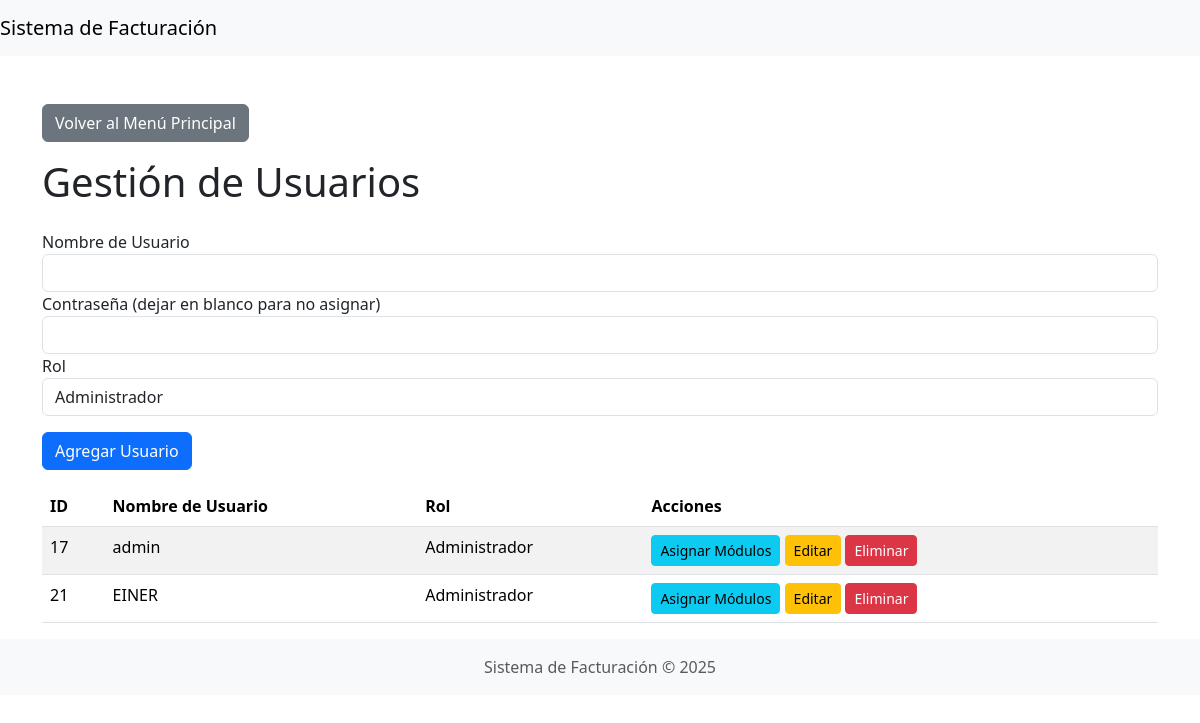
/roles/usuarios.php, run on an earlier commit of the app's database.
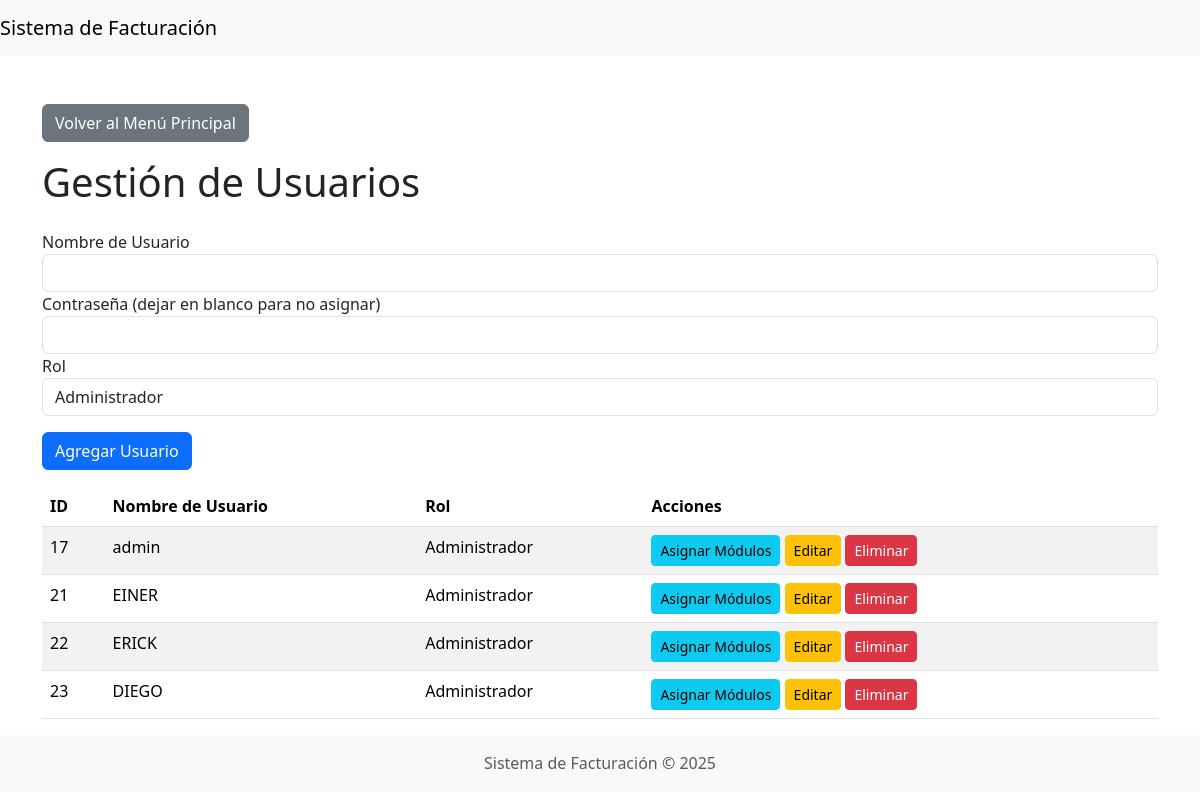
And on a later commit of the database.
### tables this page shows
CREATE TABLE `usuarios` (
  `id` int(11) NOT NULL AUTO_INCREMENT,
  `username` varchar(50) NOT NULL,
  `password` varchar(255) NOT NULL,
  `rol_id` int(11) NOT NULL,
  PRIMARY KEY (`id`),
  UNIQUE KEY `username` (`username`),
  KEY `rol_id` (`rol_id`),
  CONSTRAINT `usuarios_ibfk_1` FOREIGN KEY (`rol_id`) REFERENCES `roles` (`id`) ON DELETE CASCADE
);

CREATE TABLE `roles` (
  `id` int(11) NOT NULL AUTO_INCREMENT,
  `nombre` varchar(255) NOT NULL,
  PRIMARY KEY (`id`)
);

### db.php (called while the page is built, shortened)
<?php
if (!class_exists('Database')) {
    class Database
    {
        private $conn;
        public function __construct()
        {
            $this->conn = new mysqli(DB_HOST, DB_USER, DB_PASS, DB_NAME);
        }
        public function query($sql)
        {
            return $this->conn->query($sql);
        }
    }
}

### roles/usuarios.php (the view, shortened to what this page needs)
<?php
include '../db.php';
$db = new Database();
$usuarios = $db->query("SELECT u.id, u.username, r.nombre AS rol FROM usuarios u JOIN roles r ON u.rol_id = r.id");
$roles = $db->query("SELECT * FROM roles");
?>
<?php include '../includes/header.php'; ?>
<div class="container mt-5">
    <a href="modulo_roles.php" class="btn btn-secondary mb-3">Volver al Menú Principal</a>
    <h1 class="mb-4">Gestión de Usuarios</h1>
    <form method="POST" class="mb-3">
        <div class="form-group">
            <label>Nombre de Usuario</label>
            <input type="text" name="username" class="form-control" required>
        </div>
        <div class="form-group">
            <label>Contraseña (dejar en blanco para no asignar)</label>
            <input type="password" name="password" class="form-control">
        </div>
        <div class="form-group">
            <label>Rol</label>
            <select name="rol_id" class="form-control" required>
                <?php while ($row = $roles->fetch_assoc()): ?>
                    <option value="<?php echo $row['id']; ?>"><?php echo $row['nombre']; ?></option>
                <?php endwhile; ?>
            </select>
        </div>
        <button type="submit" class="btn btn-primary mt-3">Agregar Usuario</button>
    </form>
    <table class="table table-striped">
        <thead>
            <tr>
                <th>ID</th>
                <th>Nombre de Usuario</th>
                <th>Rol</th>
                <th>Acciones</th>
            </tr>
        </thead>
        <tbody>
            <?php while ($row = $usuarios->fetch_assoc()): ?>
                <tr>
                    <td><?php echo $row['id']; ?></td>
                    <td><?php echo $row['username']; ?></td>
                    <td><?php echo $row['rol']; ?></td>
                    <td>
                        <a href="asignar_modulos.php?usuario_id=<?php echo $row['id']; ?>" class="btn btn-info btn-sm">Asignar Módulos</a>
                        <a href="editar_usuario.php?id=<?php echo $row['id']; ?>" class="btn btn-warning btn-sm">Editar</a>
                        <a href="usuarios.php?eliminar=<?php echo $row['id']; ?>" class="btn btn-danger btn-sm" onclick="return confirm('¿Estás seguro de eliminar este usuario?');">Eliminar</a>
                    </td>
                </tr>
            <?php endwhile; ?>
        </tbody>
    </table>
</div>
<?php include '../includes/footer.php'; ?>

What changed in the data, as far as the page shows it:
added usuarios: id "22", username "ERICK", rol.nombre "Administrador"
added usuarios: id "23", username "DIEGO", rol.nombre "Administrador"
